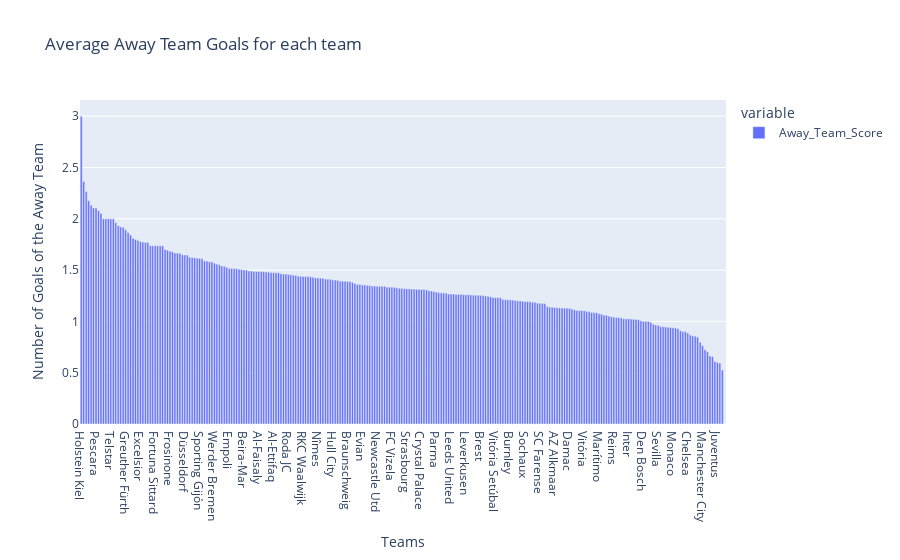

Notebook cell for this chart:
### Code cell
fig = px.bar(df.groupby('Home').Away_Team_Score.mean(), title="Average Away Team Goals for each team")
fig.update_layout(
    xaxis_title="Teams",
    yaxis_title="Number of Goals of the Away Team",
    barmode='stack', xaxis={'categoryorder':'total descending'}
    )
fig.show()

### Figure 1 — Plotly figure (JSON) as saved in the notebook; plotly's stock layout.template omitted (floating-point values rounded to 4 significant figures; data arrays with more than 128 entries replaced by an {"elided": "..."} marker saying what was removed)
{"data": [{"alignmentgroup": "True", "hovertemplate": "variable=Away_Team_Score<br>Home=%{x}<br>value=%{y}<extra></extra>", "legendgroup": "Away_Team_Score", "marker": {"color": "#636efa", "pattern": {"shape": ""}}, "name": "Away_Team_Score", "offsetgroup": "Away_Team_Score", "orientation": "v", "showlegend": true, "textposition": "auto", "type": "bar", "x": {"elided": "262 str values"}, "xaxis": "x", "y": {"elided": "262 float values"}, "yaxis": "y"}], "layout": {"barmode": "stack", "legend": {"title": {"text": "variable"}, "tracegroupgap": 0}, "title": {"text": "Average Away Team Goals for each team"}, "xaxis": {"anchor": "y", "categoryorder": "total descending", "domain": [0, 1], "title": {"text": "Teams"}}, "yaxis": {"anchor": "x", "domain": [0, 1], "title": {"text": "Number of Goals of the Away Team"}}}}
